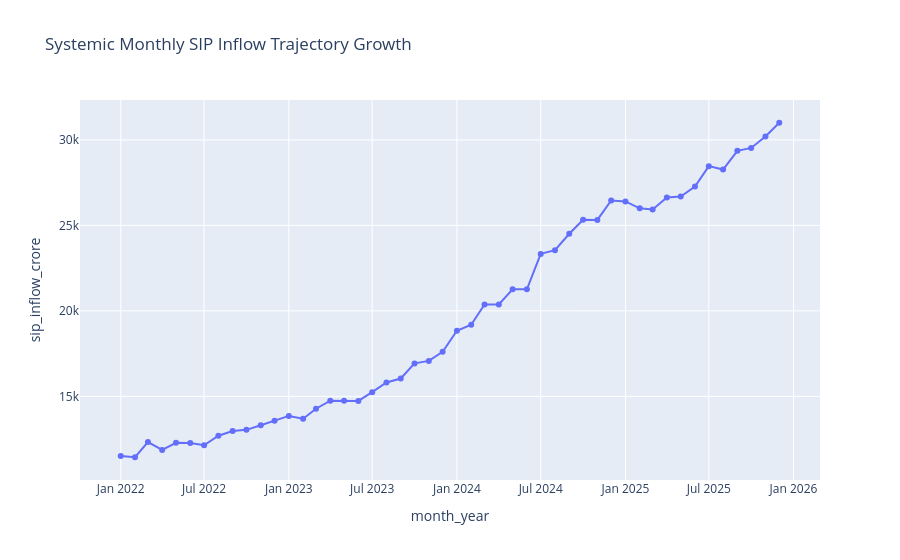

The code cell stored with this chart in its notebook:
### Markdown cell above
### Task 3: SIP Inflow Time-Series Trend Line

### Code cell
df_sip = pd.read_sql_query('SELECT * FROM fact_sip ORDER BY month_year ASC;', conn)
fig_sip = px.line(df_sip, x='month_year', y='sip_inflow_crore', 
                  title='Systemic Monthly SIP Inflow Trajectory Growth',
                  markers=True)
fig_sip.show()

### Figure 1 — Plotly figure (JSON) as saved in the notebook; plotly's stock layout.template omitted (floating-point values rounded to 4 significant figures)
{"data": [{"hovertemplate": "month_year=%{x}<br>sip_inflow_crore=%{y}<extra></extra>", "legendgroup": "", "line": {"color": "#636efa", "dash": "solid"}, "marker": {"symbol": "circle"}, "mode": "lines+markers", "name": "", "orientation": "v", "showlegend": false, "type": "scatter", "x": ["2022-01", "2022-02", "2022-03", "2022-04", "2022-05", "2022-06", "2022-07", "2022-08", "2022-09", "2022-10", "2022-11", "2022-12", "2023-01", "2023-02", "2023-03", "2023-04", "2023-05", "2023-06", "2023-07", "2023-08", "2023-09", "2023-10", "2023-11", "2023-12", "2024-01", "2024-02", "2024-03", "2024-04", "2024-05", "2024-06", "2024-07", "2024-08", "2024-09", "2024-10", "2024-11", "2024-12", "2025-01", "2025-02", "2025-03", "2025-04", "2025-05", "2025-06", "2025-07", "2025-08", "2025-09", "2025-10", "2025-11", "2025-12"], "xaxis": "x", "y": [11520.0, 11440.0, 12330.0, 11860.0, 12290.0, 12280.0, 12140.0, 12690.0, 12980.0, 13040.0, 13310.0, 13570.0, 13860.0, 13690.0, 14280.0, 14750.0, 14750.0, 14730.0, 15240.0, 15810.0, 16040.0, 16930.0, 17070.0, 17610.0, 18840.0, 19190.0, 20370.0, 20370.0, 21260.0, 21260.0, 23330.0, 23550.0, 24510.0, 25320.0, 25320.0, 26460.0, 26400.0, 26000.0, 25930.0, 26630.0, 26690.0, 27270.0, 28460.0, 28260.0, 29360.0, 29530.0, 30200.0, 31000.0], "yaxis": "y"}], "layout": {"legend": {"tracegroupgap": 0}, "title": {"text": "Systemic Monthly SIP Inflow Trajectory Growth"}, "xaxis": {"anchor": "y", "domain": [0, 1], "title": {"text": "month_year"}}, "yaxis": {"anchor": "x", "domain": [0, 1], "title": {"text": "sip_inflow_crore"}}}}
